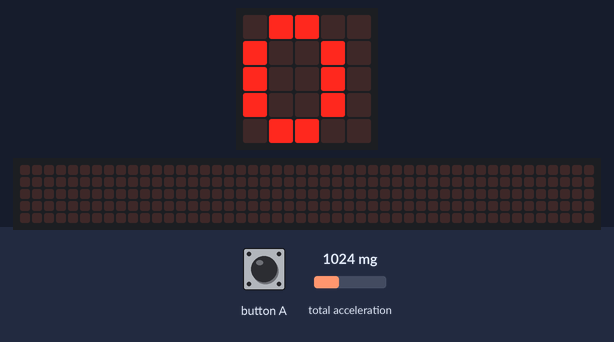
Simulated run of this program. Board: BBC micro:bit (MakeCode). Parts: the board's 5×5 LED display, a strip that is not on the board, showing the scrolling text unrolled. The test bench sets the inputs (shaded band); at power-on: total acceleration 1024 mg. The 48×5 strip is a reading aid, not a part: it shows the text the display is scrolling, unrolled, one strip-width of it at a time.

Above: at 1.9 s.
2.0 s: total acceleration set to 2250 mg
At 2.6 s:
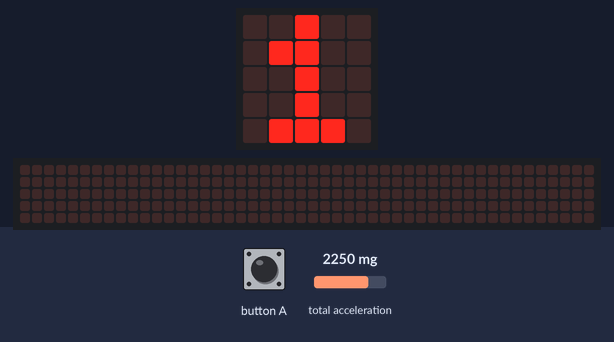
3.5 s: button A pressed for 0.15 s
At 4.9 s:
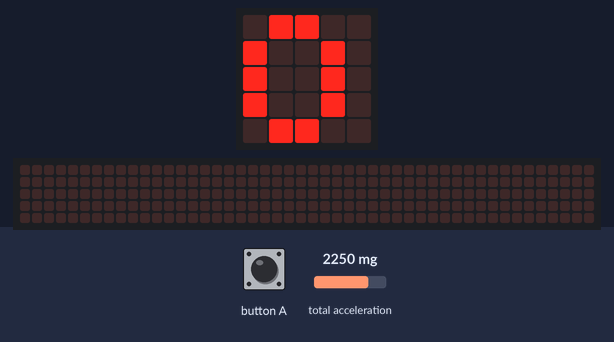
8.1 s: total acceleration set to 2940 mg
11.1 s: total acceleration set to 1528 mg
At 12.05 s:
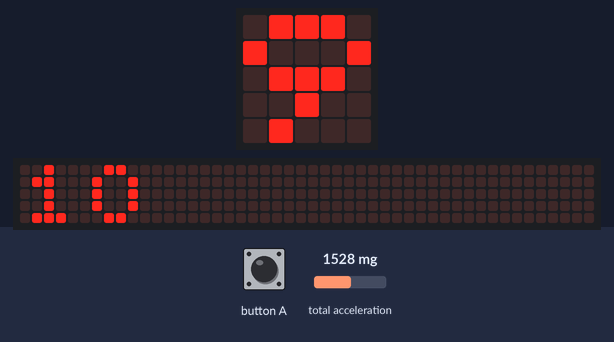
14.1 s: total acceleration set to 1472 mg
Timing chart, 0 to 17.1 s (numbered marks = the images above; inputs shaded):
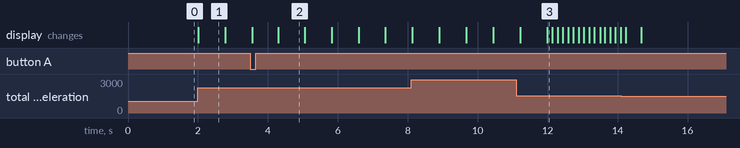

The program:

main.ts
```typescript
input.onButtonPressed(Button.A, function () {
    passos = 0
    basic.showNumber(0)
})
let passos = 0
passos = 0
basic.showNumber(0)
basic.forever(function () {
    if (input.acceleration(Dimension.Strength) > 1500) {
        passos += 1
        basic.showNumber(passos)
    }
})
```

test.ts
```typescript
// testes vão aqui; isto não será compilado quando este pacote for usado como uma extensão.
```

Measured:
- after the input at 2.0 s, the display: changes at once (image 1)
- what the display in image 1 shows lasts 0.8 s, from 2.0 s to 2.8 s
